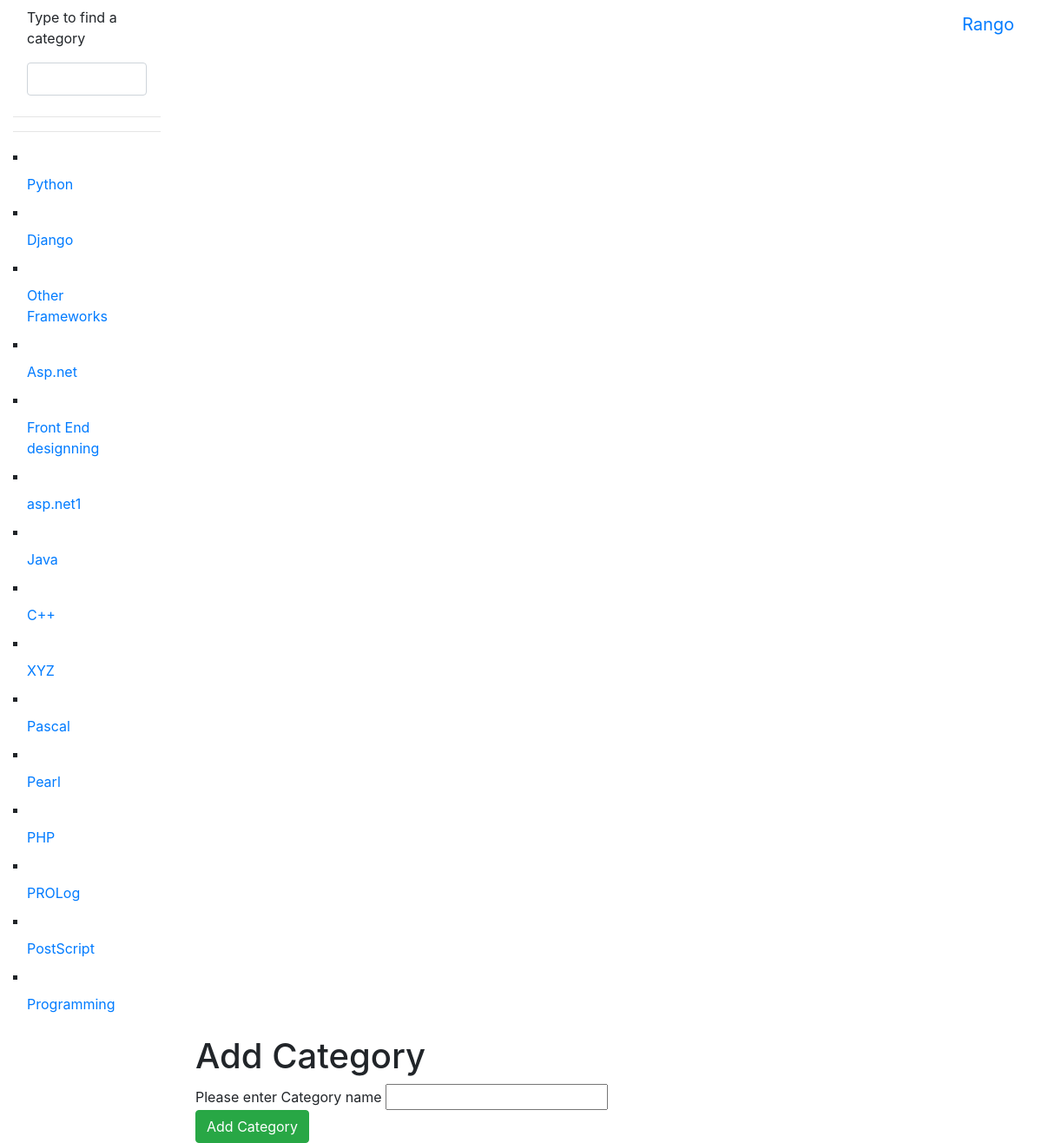
Page /rango/add_category/ (signed in) on the committed database.
### rango/models.py (models this page shows, shortened)
class Category(models.Model):
    name = models.CharField(max_length=128, unique=True)
    like = models.IntegerField(default=0)
    views = models.IntegerField(default=0)
    slug = models.SlugField(unique=True)
    class Meta:
        verbose_name_plural = 'Categories'

### rango/views.py (the view, shortened to what this page needs)
@login_required
def add_category(request):
    form = CategoryForm()
    return render(request, 'rango_t/add_category.html', context={'form': form})

### rango/forms.py
class CategoryForm(forms.ModelForm):
    name = forms.CharField(
        max_length=128, help_text="Please enter Category name")
    views = forms.IntegerField(widget=forms.HiddenInput(), initial=0)
    likes = forms.IntegerField(widget=forms.HiddenInput(), initial=0)
    slug = forms.CharField(widget=forms.HiddenInput(), required=False)
    class Meta:
        model = Category
        fields = ('name',)

### rango/templatetags/rango_template_tags.py (called while the page is built)
@register.inclusion_tag('rango_t/cats.html')
def get_category_list(cat=None):
    return {'cats': Category.objects.all()}

### templates/rango_t/add_category.html (shortened to what this page needs)
{% extends 'rango_t/base_bootstrap.html' %}
{% load staticfiles%}
{% block body_block %}
    <h1>Add Category</h1>
    <div>
        <form id="category_form" role="form" method="POST" action="{% url 'add_category' %}">
            {% for field in form.visible_fields %}
                {{ field.help_text }}
                {{ field }}
            {% endfor %}
<br/>
<button class="btn btn-success" type="submit" name="submit">
        Add Category
    </button>
        </form>
    </div>
{% endblock %}

### templates/rango_t/cats.html (shortened to what this page needs)
{% for c in cats %}
    {% if c == act_cat %}
    <li type="square" class="nav-item"> <strong>
<a href="{% url 'show_category' c.slug %}" class="nav-link">{{ c.name }}</a> </strong><span class="badge badge-pill badge-primary">{{page.views}}</span>
</li> {% else %}
<li type="square" class="nav-item">
<a href="{% url 'show_category' c.slug %}" class="nav-link" >{{ c.name }}</a>
</li> {% endif %}
{% endfor %}

### rows in the picture
Category: name "Python"
Category: name "Django"
Category: name "Other Frameworks"
Category: name "Asp.net"
Category: name "Front End designning"
Category: name "asp.net1"
Category: name "Java"
Category: name "C++"
Category: name "XYZ"
Category: name "Pascal"
Category: name "Pearl"
Category: name "PHP"
Category: name "PROLog"
Category: name "PostScript"
Category: name "Programming"

### other values in the picture
{{ field.help_text }} "Please enter Category name"
